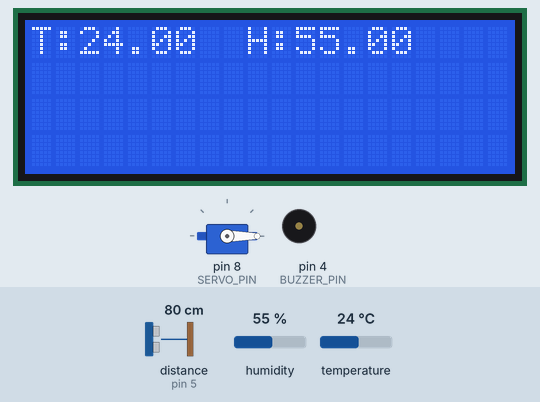
This sketch was run on a simulated Arduino Uno, built with avr-gcc and run on an emulated ATmega328P. On the bench: 20×4 character LCD, servo, buzzer (waves = sounding, pin HIGH). The inputs (shaded band) are chosen by the test bench; at power-on: humidity 55 %, temperature 24 °C, distance to the obstacle (sensor on pin 5) 80 cm. The echo pulse lasts 58.3 µs per cm; pins used as bus, display or sensor lines are not drawn; what the sketch prints to the serial monitor is not drawn.

Above: at 1.3 s.
1.4 s: humidity set to 22 %
At 3.0 s:
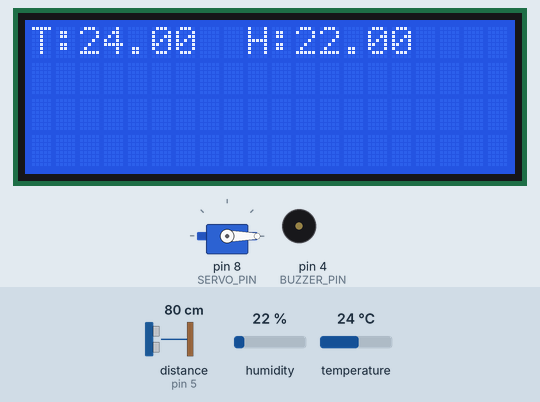
3.7 s: temperature set to 12 °C
At 5.4 s:
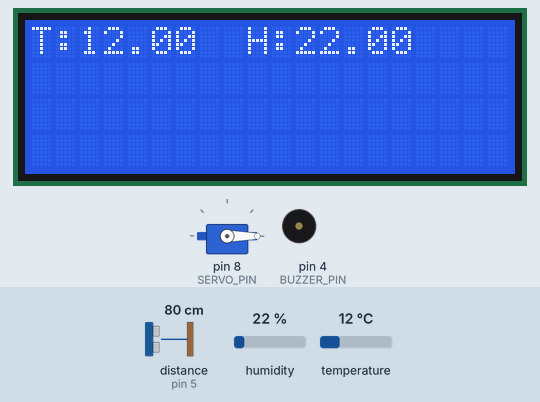
5.7 s: distance to the obstacle (sensor on pin 5) set to 7 cm
7.2 s: distance to the obstacle (sensor on pin 5) set to 4 cm
12.8 s: humidity set to 40 %
At 14.0 s:
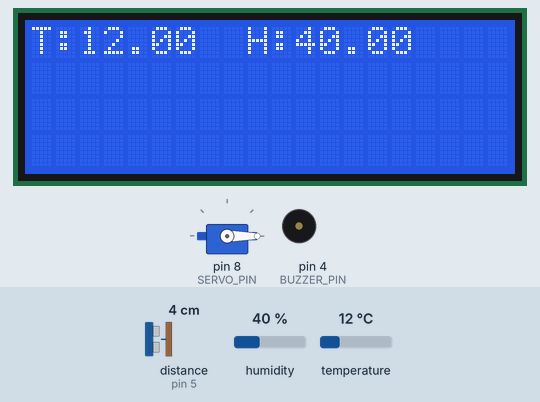
Timing chart, 0 to 15.8 s (numbered marks = the images above; inputs shaded):
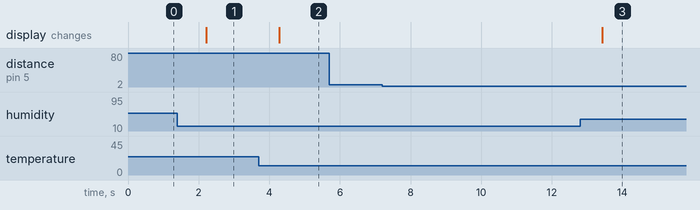

Measured:
- after the input at 1.4 s, the display: changes after 0.82 s (image 1)
- after the input at 3.7 s, the display: changes after 0.58 s (image 2)
- after the input at 5.7 s, every drawn part: stays the same
- after the input at 7.2 s, every drawn part: stays the same
- after the input at 12.8 s, the display: changes after 0.62 s (image 3)

The sketch:

smart_house_gate.ino
```cpp
#include <SPI.h>
#include <MFRC522.h>      //MFRC522 library by Miki Balboa
#include <ArduinoJson.h>  //ArduinoJson library by Benoit Blanchon
#include <Servo.h>
#include <Ultrasonic.h>         // Ultrasonic library by Erick Simoes
#include <LiquidCrystal_I2C.h>  // LiquidCrystal I2C library by Frank de Brabander
#include "DHT.h"

#define BUZZER_PIN 4
#define DHTPIN 7
#define DHTTYPE DHT11
#define RST_PIN 9
#define SS_PIN 10
#define TRIG_PIN 6
#define ECHO_PIN 5
#define SERVO_PIN 8
#define PASSWORD_BLOCK 53

LiquidCrystal_I2C lcd(0x27, 20, 4);
Ultrasonic ultrasonic(TRIG_PIN, ECHO_PIN);
StaticJsonDocument<200> doc;
MFRC522 mfrc522(SS_PIN, RST_PIN);
Servo servo1;
DHT dht(DHTPIN, DHTTYPE);
bool buzzer_state = false;

void setup() {
  Serial.begin(9600);
  SPI.begin();
  lcd.init();
  lcd.backlight();
  mfrc522.PCD_Init();
  servo1.attach(SERVO_PIN);
  servo1.write(0);
  lcd.clear();
  dht.begin();
  pinMode(BUZZER_PIN,OUTPUT);
}


bool readData(byte blockNumber, byte buffer1[]) {
  // This function reads the data on the blockNumber of the Mifare card and copy the data into a buffer
  // blockNumber: The block number on the Mifare card
  // buffer1: The buffer that the data will be copied into
  MFRC522::MIFARE_Key key;
  for (byte i = 0; i < 6; i++) key.keyByte[i] = 0xFF;
  MFRC522::StatusCode status;
  byte len = 18;

  status = mfrc522.PCD_Authenticate(MFRC522::PICC_CMD_MF_AUTH_KEY_A, blockNumber, &key, &(mfrc522.uid));  // authenticate
  if (status != MFRC522::STATUS_OK) {
    return false;
  }

  status = mfrc522.MIFARE_Read(blockNumber, buffer1, &len);  // read the data on the blockNumber and copy the data into buffer
  if (status != MFRC522::STATUS_OK) {
    return false;
  }

  return true;
}


void loop() {
  doc.clear();
  float h = dht.readHumidity(); // read humidity
  float t = dht.readTemperature(); // read temperature
  lcd.setCursor(0, 0);
  lcd.print("T:" + String(t));
  lcd.setCursor(9, 0);
  lcd.print("H:" + String(h));
  int distance = ultrasonic.read();
  if (distance <= 5) {
    doc["direction"] = "out";
    serializeJson(doc, Serial);  // Send the data to Serial line
    Serial.println();
    delay(2000);
  }
  if (buzzer_state) {
    digitalWrite(BUZZER_PIN,HIGH);
  } else {
    digitalWrite(BUZZER_PIN,LOW);
  }

  if (Serial.available() > 0) {                               // Read from the serial line
    String json= Serial.readString();
    // a.trim();
    deserializeJson(doc, json);
    const char* method = doc["method"];
    if (doc["method"] == "OpenGate") {
      servo1.write(90);  // Open the gate if it receive command "OpenGate"
      delay(2000);       // Hold the gate for 2 seconds
      servo1.write(0);   // Close the gate
    } else if (doc["method"] == "UpdateWeather") {
      lcd.setCursor(0, 1);
      String rainValue = doc["value"];
      lcd.print("Rain: " + rainValue); // update rain value
    } else if (doc["method"] = "setValueBuzzer") {
      buzzer_state = doc["params"]; // set buzzer value
    }
  }


  if (!mfrc522.PICC_IsNewCardPresent()) {  // If the RFID reader detects a Mifare card
    return;
  }


  if (!mfrc522.PICC_ReadCardSerial()) {
    return;
  }


  byte passwordBuffer[18];


  if (readData(PASSWORD_BLOCK, passwordBuffer)) {  // Read the password on the Mifare card


    String password;
    for (uint8_t i = 0; i < 16; i++) {

      password += char(passwordBuffer[i]);
    }
    password.trim();

    // Serializing the data into JSON format
    doc["password"] = password;
    doc["direction"] = "in";
    serializeJson(doc, Serial);  // Send the data to Serial line
    Serial.println();
  }


  mfrc522.PICC_HaltA();  // Stop reading the card
  mfrc522.PCD_StopCrypto1();
}
```
